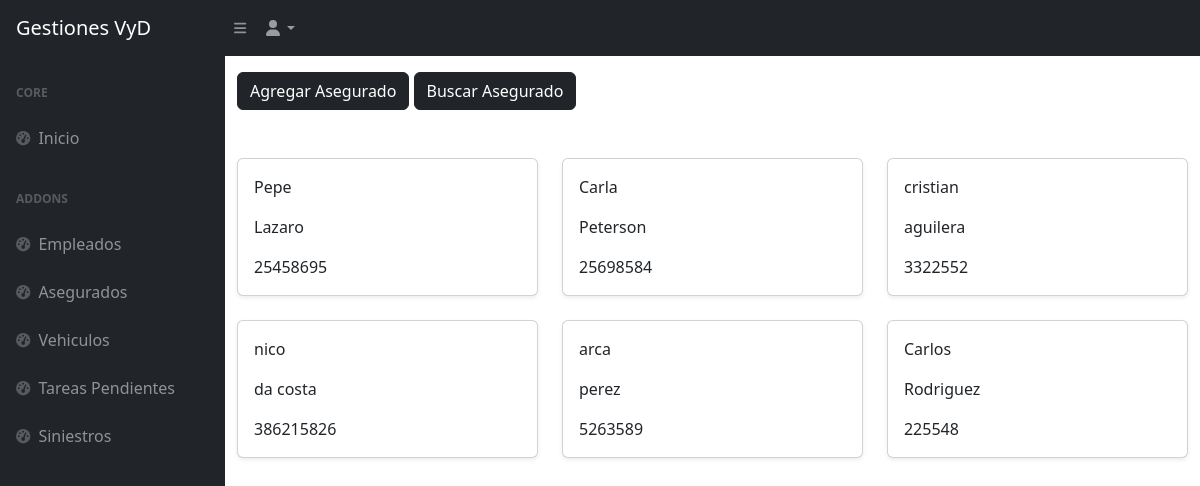
The app's page /asegurados/ with its own data.
### appseguros/models.py (models this page shows)
class Asegurado(models.Model):
    nombre = models.CharField(max_length=30)
    apellido = models.CharField(max_length=30)
    dni = models.IntegerField()

### appseguros/views.py (the view)
# urls.py: path('asegurados/', asegurados, name="asegurados"),
def asegurados(request):
    asegurados = Asegurado.objects.all()  # Obtiene todos los asegurados
    return render(request, 'appseguros/asegurados.html', {'asegurados': asegurados})

### appseguros/templates/appseguros/asegurados.html (shortened to what this page needs)
{% extends 'appseguros/base.html' %}
{% block contenidoQueCambia %}
<div class="container pt-3">
    <a href="{% url 'aseguradoFormulario' %}" class="btn btn-dark">Agregar Asegurado</a>
    <a href="{% url 'busquedaAsegurado' %}" class="btn btn-dark">Buscar Asegurado</a>
</div>
<div class="container mt-5">
    <div class="row">
        {% for asegurado in asegurados %}
        <div class="col-md-4">
            <div class="card mb-4 shadow-sm">
                <div class="card-body">
                    <p class="card-text">{{ asegurado.nombre }}</p>
                    <p class="card-text">{{ asegurado.apellido }}</p>
                    <p class="card-text">{{ asegurado.dni }}</p>
                </div>
            </div>
        </div>
        {% endfor %}
    </div>
</div>
{% endblock  %}

### records on screen
Asegurado: nombre "Pepe", apellido "Lazaro", dni "25458695"
Asegurado: nombre "Carla", apellido "Peterson", dni "25698584"
Asegurado: nombre "cristian", apellido "aguilera", dni "3322552"
Asegurado: nombre "nico", apellido "da costa", dni "386215826"
Asegurado: nombre "arca", apellido "perez", dni "5263589"
Asegurado: nombre "Carlos", apellido "Rodriguez", dni "225548"
